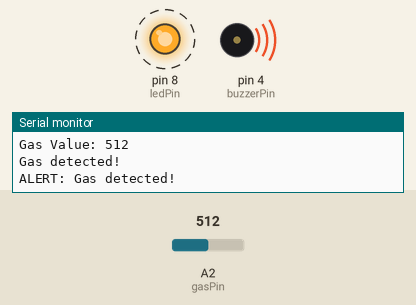
The sketch below on a simulated Arduino Uno, built with avr-gcc and run on an emulated ATmega328P. On the bench: output pins drawn as LEDs (lit = HIGH), buzzer (waves = sounding, pin HIGH), the last lines printed to the serial monitor. Dashed ring = blinking. The test bench sets the inputs (shaded band); at power-on: A2 (gasPin) = 512.

Above: at 2.8 s.
2.9 s: A2 (gasPin) set to 162
6.4 s: A2 (gasPin) set to 137
At 7.5 s:
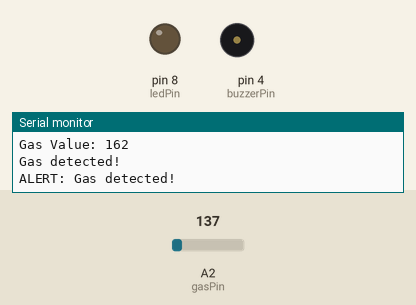
9.5 s: A2 (gasPin) set to 160
At 10.3 s:
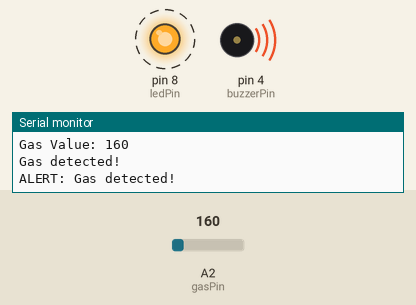
Timing chart, 0 to 21.5 s (numbered marks = the images above; inputs shaded):
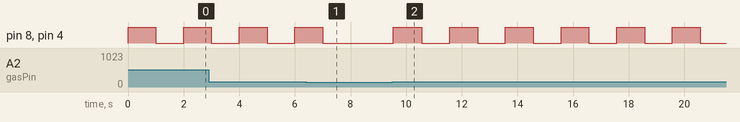

The sketch:

gas_detect.ino
```cpp
int gasPin = 2;
int ledPin = 8;
int buzzerPin = 4;

void setup() {
  pinMode(gasPin, INPUT);
  pinMode(ledPin, OUTPUT);
  pinMode(buzzerPin, OUTPUT);
  Serial.begin(9600);
}

void loop() {
  int gasValue = analogRead(gasPin);
  Serial.print("Gas Value: ");
  Serial.println(gasValue);

  if (gasValue > 150) {
    digitalWrite(ledPin, HIGH);
    digitalWrite(buzzerPin, HIGH);
    Serial.println("Gas detected!");
    Serial.println("ALERT: Gas detected!");
    delay(1000);
    digitalWrite(ledPin, LOW);
    digitalWrite(buzzerPin, LOW);
    delay(1000);
  }
  else{
    Serial.println("Safe");
  }
}
```

Measured:
- the behaviour switches between 151 and 150 on A2 (gasPin) (found by bisection; images 0 and 1)
- after the input at 6.4 s, pin 8 (ledPin), pin 4 (buzzerPin): goes on until 7.0 s, then stays LOW
- after the input at 9.5 s, pin 8 (ledPin), pin 4 (buzzerPin): alternates HIGH for 1.0 s and LOW for 1.0 s, starting at once
- by itself, pin 8 (ledPin), pin 4 (buzzerPin): alternates HIGH for 1.0 s and LOW for 1.0 s
